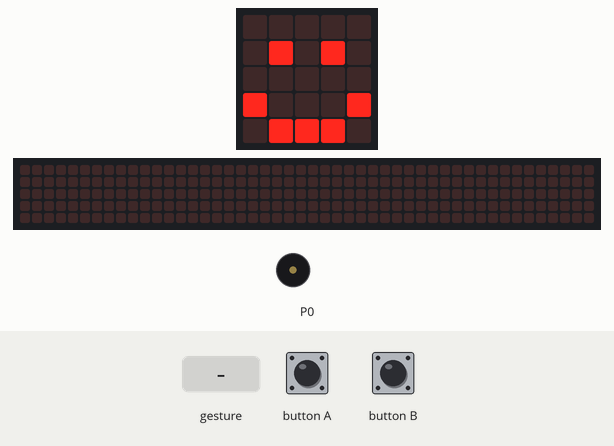
The program below on a simulated BBC micro:bit (MakeCode). On the bench: the board's 5×5 LED display, a strip that is not on the board, showing the scrolling text unrolled, buzzer (waves = sounding). The inputs (shaded band) are chosen by the test bench. Random numbers come from a fixed seed; a tilt is held for 1.5 s and a shake lasts 1 s, then the board lies face up again; the 48×5 strip is a reading aid, not a part: it shows the text the display is scrolling, unrolled, one strip-width of it at a time.

Above: at 4.1 s.
At 6.5 s:
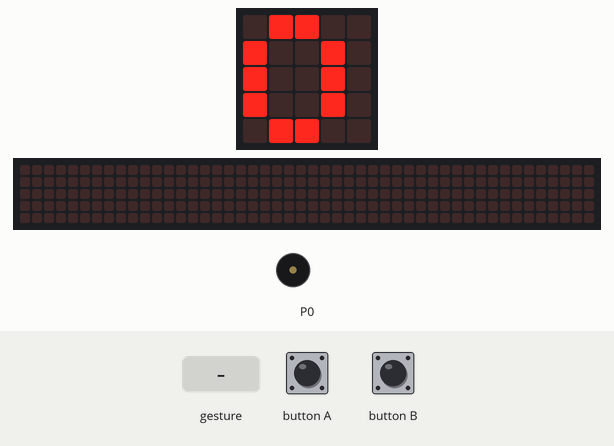
6.6 s: button A pressed for 0.15 s
At 7.0 s:
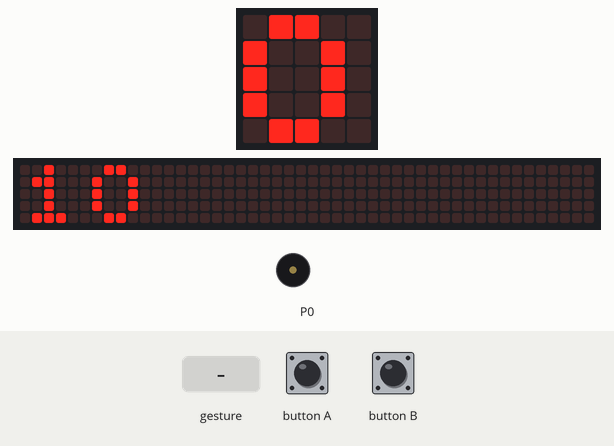
7.3 s: gesture 'shake'
At 10.0 s:
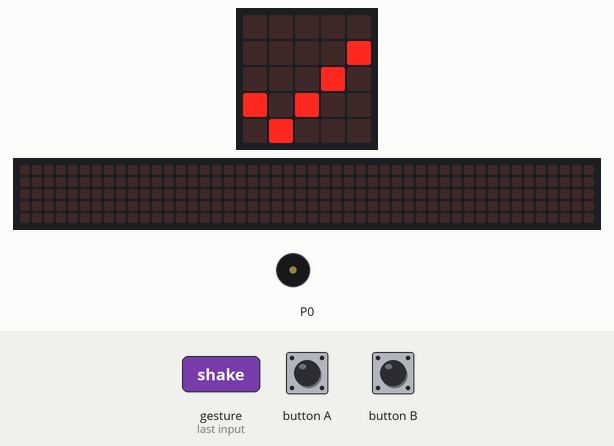
10.3 s: button B pressed for 0.15 s
11.0 s: button A pressed for 0.15 s
11.7 s: button B pressed for 0.15 s
At 15.42 s:
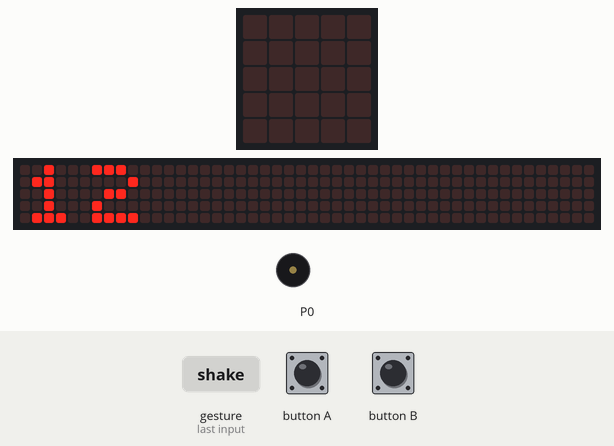
Timing chart, 0 to 16.4 s (numbered marks = the images above; inputs shaded):
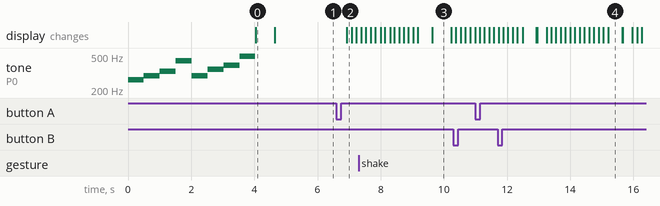

Measured:
- after the input at 6.6 s, the display: changes after 0.33 s (image 2)
- what the display in image 0 shows lasts 0.6 s, from 4.0 s to 4.6 s
- what the display in image 4 shows lasts 0.5 s, from 15.2 s to 15.7 s

The program:

main.ts
```typescript
input.onButtonPressed(Button.A, function () {
    numero_introducido += 10
})
input.onGesture(Gesture.Shake, function () {
    basic.showIcon(IconNames.Yes)
    numero_introducido = 0
    numero_a_adivinar = randint(1, 99)
})
input.onButtonPressed(Button.B, function () {
    numero_introducido += 1
})
let numero_a_adivinar = 0
let numero_introducido = 0
music.playMelody("C D E A D F G B ", 120)
basic.showIcon(IconNames.Happy)
numero_introducido = 0
basic.showString("" + (numero_introducido))
basic.forever(function () {
    basic.showString("" + (numero_introducido))
})
```

test.ts
```typescript
// aquí va el archivo "tests"; esto no se compilará cuando este paquete se utilice como una extensión.
```
